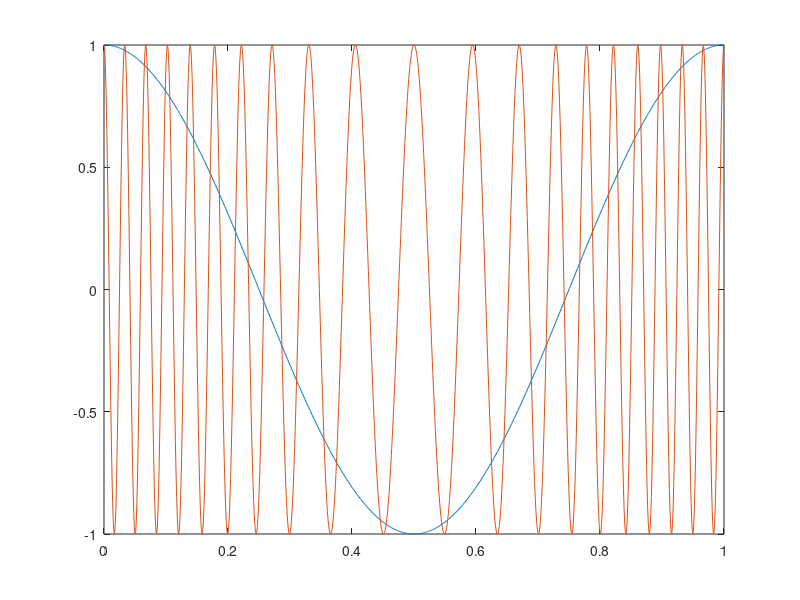

This figure's MATLAB source:







t = linspace(0,1,1e3);

Smd = 1;
wm = 2*pi*1;
sm = @(t) Smd * cos(wm*t);

Smf = 1;
wt = 2*pi*20;
dO = 2*pi*10/Smd;

eta = dO/wm;

% FM falsch Frequenzparameter wird moduliert
% st = @(t) Smf * cos( t.*(wt + sm(t)*dO) ) 

% FM richtig "Winkel" wird moduliert
st = @(t) Smf * cos(wt*t + eta*sin(wm*t));  

smt = sm(t);
smf = st(t);

plot(t, smt); hold on
plot(t, smf)








